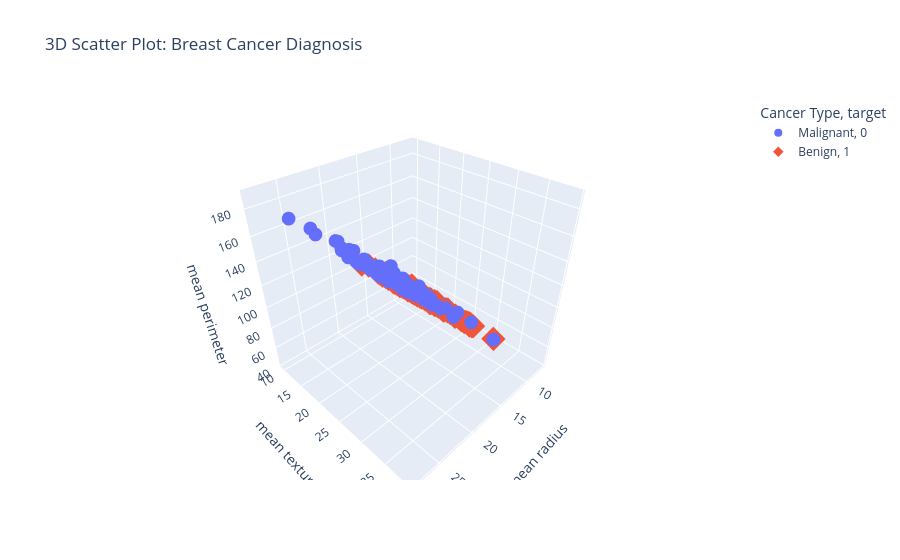

Write notebook code for a chart like this one.
### Markdown cell above
# Task 1: Cancer Diagnosis (Classification)
### Classification Report: precision, recall, and F1-score to dig deeper into performance.
	• ROC Curve & AUC: Measures model’s ability to distinguish classes at different thresholds.
	• 3D Scatter: Visualizes class separation across 3 top features interactively.
	• Feature Importance: Highlights which features drive the model’s decisions.

### Code cell
import pandas as pd
from sklearn.datasets import load_breast_cancer
from sklearn.model_selection import train_test_split
from sklearn.linear_model import LogisticRegression
from sklearn.metrics import (accuracy_score, confusion_matrix, ConfusionMatrixDisplay,
                             roc_curve, auc, classification_report)
import matplotlib.pyplot as plt
import plotly.express as px
import plotly.graph_objects as go

# Load dataset
data = load_breast_cancer()
df_cancer = pd.DataFrame(data.data, columns=data.feature_names)
df_cancer['target'] = data.target

# Split data
X = df_cancer.drop('target', axis=1)
y = df_cancer['target']
X_train, X_test, y_train, y_test = train_test_split(X, y, test_size=0.3, random_state=42)

# Train model
model = LogisticRegression(max_iter=10000)
model.fit(X_train, y_train)
preds = model.predict(X_test)
probs = model.predict_proba(X_test)[:, 1]

# Accuracy & Confusion Matrix
acc = accuracy_score(y_test, preds)
print(f"Cancer Diagnosis Accuracy: {acc:.2f}")

cm = confusion_matrix(y_test, preds)
disp = ConfusionMatrixDisplay(confusion_matrix=cm)
disp.plot(cmap='Blues')
plt.title('Confusion Matrix: Cancer Diagnosis')
plt.show()

# Classification Report
print("\nClassification Report:\n")
print(classification_report(y_test, preds, target_names=data.target_names))

# ROC Curve
fpr, tpr, thresholds = roc_curve(y_test, probs)
roc_auc = auc(fpr, tpr)

plt.figure(figsize=(8,6))
plt.plot(fpr, tpr, label=f'ROC Curve (AUC = {roc_auc:.2f})')
plt.plot([0,1], [0,1], 'k--')
plt.xlabel('False Positive Rate')
plt.ylabel('True Positive Rate')
plt.title('ROC Curve: Cancer Diagnosis')
plt.legend()
plt.show()

# 3D Visualization: Choose 3 informative features
features_3d = ['mean radius', 'mean texture', 'mean perimeter']
fig = px.scatter_3d(
    df_cancer, x=features_3d[0], y=features_3d[1], z=features_3d[2],
    color=df_cancer['target'].map({0: 'Malignant', 1: 'Benign'}),
    symbol=df_cancer['target'],
    title='3D Scatter Plot: Breast Cancer Diagnosis',
    labels={'color': 'Cancer Type'}
)
fig.show()

# Feature Importance Plot
coef_df = pd.DataFrame({
    'Feature': X.columns,
    'Coefficient': model.coef_[0]
}).sort_values(by='Coefficient', key=abs, ascending=False)

plt.figure(figsize=(10,6))
plt.barh(coef_df['Feature'], coef_df['Coefficient'])
plt.title('Feature Coefficients: Logistic Regression')
plt.xlabel('Coefficient Value')
plt.gca().invert_yaxis()
plt.show()

### Figure 1 — Plotly figure (JSON) as saved in the notebook; plotly's stock layout.template omitted (floating-point values rounded to 4 significant figures; data arrays with more than 128 entries replaced by an {"elided": "..."} marker saying what was removed)
{"data": [{"hovertemplate": "Cancer Type=Malignant<br>target=0<br>mean radius=%{x}<br>mean texture=%{y}<br>mean perimeter=%{z}<extra></extra>", "legendgroup": "Malignant, 0", "marker": {"color": "#636efa", "symbol": "circle"}, "mode": "markers", "name": "Malignant, 0", "scene": "scene", "showlegend": true, "type": "scatter3d", "x": {"elided": "212 float values"}, "y": {"elided": "212 float values"}, "z": {"elided": "212 float values"}}, {"hovertemplate": "Cancer Type=Benign<br>target=1<br>mean radius=%{x}<br>mean texture=%{y}<br>mean perimeter=%{z}<extra></extra>", "legendgroup": "Benign, 1", "marker": {"color": "#EF553B", "symbol": "diamond"}, "mode": "markers", "name": "Benign, 1", "scene": "scene", "showlegend": true, "type": "scatter3d", "x": {"elided": "357 float values"}, "y": {"elided": "357 float values"}, "z": {"elided": "357 float values"}}], "layout": {"legend": {"title": {"text": "Cancer Type, target"}, "tracegroupgap": 0}, "scene": {"domain": {"x": [0, 1], "y": [0, 1]}, "xaxis": {"title": {"text": "mean radius"}}, "yaxis": {"title": {"text": "mean texture"}}, "zaxis": {"title": {"text": "mean perimeter"}}}, "title": {"text": "3D Scatter Plot: Breast Cancer Diagnosis"}}}
